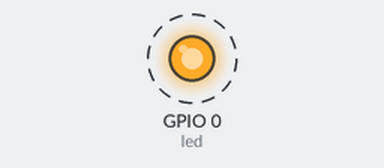
Recording of a program running on a simulated ESP32 board running MicroPython. Shown: output pins drawn as LEDs (lit = HIGH). Dashed ring = blinking.

Above: at 0.5 s.
Timing chart, 0 to 4.6 s (numbered marks = the images above):
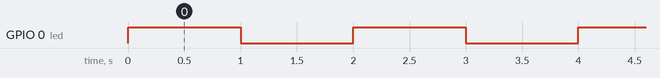

The program:

lesson_02_Blink.py
```python
from machine import Pin
import time

led = Pin(0, Pin.OUT)# Build an LED object, connect the external LED light to pin 0, and set pin 0 to output mode
while True:
    led.value(1)# turn on led
    time.sleep(1)# delay 1s
    led.value(0)# turn off led
    time.sleep(1)# delay 1s
```

Measured:
- by itself, GPIO 0 (led): alternates HIGH for 1.0 s and LOW for 1.0 s
